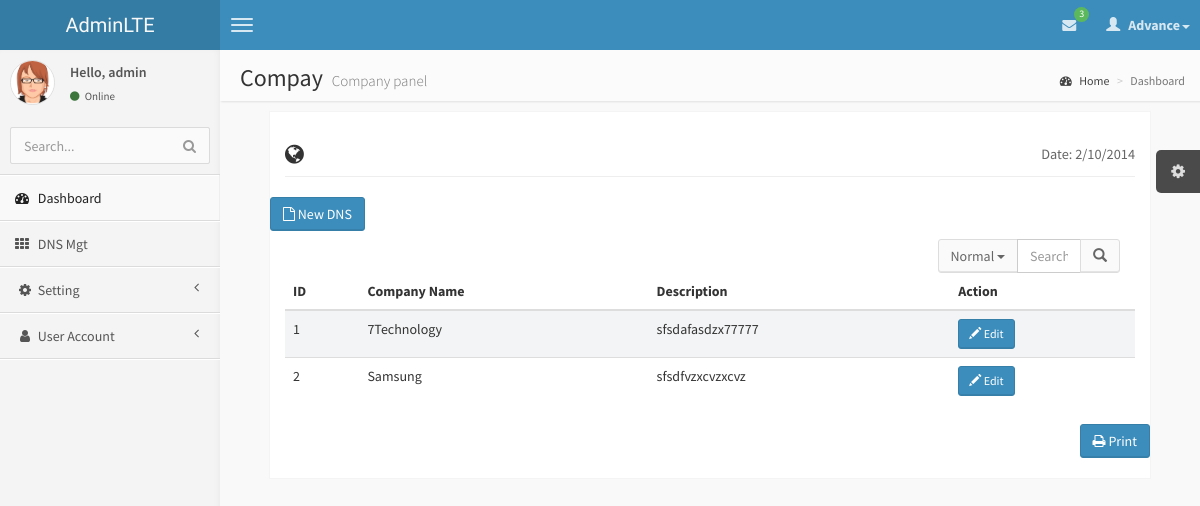
The app's page /7Rentsystem/Company.php (signed in) with its own data.
### tables this page shows
CREATE TABLE `tblcompany` (
  `CompanyID` text,
  `CompanyName` text,
  `Description` text
);

### 7Rentsystem/connectionclass/function.php (called while the page is built, shortened)
<?php
function get($var)
{
	if (isset($_GET[$var])) {
		return (trim($_GET[$var]));
	}
	else
	{
		return '';
	}
}
?>

### 7Rentsystem/connectionclass/connect.php (called while the page is built, shortened)
<?php
class MyConnection
{
    	private $host = '174.136.57.160';
		private $username = 'www7tech_Pro';
		private $mylink;
		private $password = 'piseth123';
    function connect()
	{
		$this->mylink = mysql_connect($this->host,$this->username,$this->password) or die("Fail to Select Host");
		return $this->mylink;
	}
    function query($sql)
	{
		if (!empty($sql))
		{
			$this->result = mysql_query($sql,$this->mylink);
			return $this->result;
		}else
		{
			return false;
		}
    }
	function dbCountRows(&$result)
	{
		$numRows = @mysql_num_rows($result);
		if ( $numRows )
		{
			return $numRows;
		}
		else
		{
			return 0;
		}
	}
	function fetch($result=""){
                return mysql_fetch_object($result);
        }
 }
?>

### 7Rentsystem/Company.php (the view, shortened to what this page needs)
<?php include 'header.php';
$searchTemp=get('srch-normal');
?>
    <body class="skin-blue">
         <?php include 'nav.php';?>
            <?php include 'menu.php';?>
            <aside class="right-side">
                <section class="content-header">
                    <h1>
                        Compay
                        <small>Company panel</small>
                    </h1>
                    <ol class="breadcrumb">
                        <li><a href="#"><i class="fa fa-dashboard"></i> Home</a></li>
                        <li class="active">Dashboard</li>
                    </ol>
                </section>
                  <section class="content invoice">
                    <div class="row">
                        <div class="col-xs-12">
                            <h2 class="page-header">
                                <i class="fa fa-globe"></i>
                                <small class="pull-right">Date: 2/10/2014</small>
                            </h2>
                        </div>
                    </div>
                    <div class="row">
                    <a href="Company-new.php">
					<button class="btn btn-primary" data-toggle="modal" data-target="#NewFloor"><i class="fa fa-file-o"></i> New DNS</button>
                    </a>
                    <form class="navbar-form" role="search">
                      <div class="col-lg-3 pull-right">
                        <div class="input-group">
                          <div class="input-group-btn">
                            <button type="button" class="btn btn-default dropdown-toggle" data-toggle="dropdown" aria-expanded="false">Normal <span class="caret"></span></button>
                          </div>
                          <input type="text" class="form-control" placeholder="Search" name="srch-normal" id="search.php?dnsname=name&srch-term" <?php echo 'value="'.$searchTemp.'"'?>>
                          <div class="input-group-btn">
                             <button class="btn btn-default" type="submit"><i class="glyphicon glyphicon-search"></i></button>
                          </div>
                        </div>
                       </div>
                       </form>
                     </div>
                    <div class="row">
                        <div class="col-xs-12 table-responsive">
                            <table class="table table-striped">
                                <thead>
                                    <tr>
                                        <th>ID</th>
                                        <th>Company Name</th>
                                        <th>Description</th>
										<th>Action</th>
                                    </tr>
                                </thead>
                                <tbody>
                                    <?php
									$_slide1 = $db->query("CALL sp_Company_Select('".$searchTemp."')");
									$numrow=$db->dbCountRows($_slide1);
										$i = 1;
									if($numrow>0)
									{
										while($row=$db->fetch($_slide1)){
												$id=$row->CompanyID;
												$CompanyName = $row->CompanyName;
												$Decription = $row->Description;
											echo'<tr class="gradeA">
														<td>'.$i++.'</td>
														<td>'.$CompanyName.'</td>
														<td>'.$Decription.'</td>
														<td>
															<a class="iframe" href="Company-Update.php?id='.$id.'&CompanyName='.$CompanyName.'&Decription='.$Decription.'">
															<button class="btn btn-sm btn-primary">
																<i class="glyphicon glyphicon-pencil"></i>
																Edit
															</button>
                                                    	</a>
														</td>
												</tr>';
											}
										}
									else
										echo'<tr><td  colspan="7"><font color =Red>No Record Found.</font></td></tr>';
								?>
                                </tbody>
                            </table>
                        </div>
                    </div>
                    <div class="row">
                    <div class="row no-print">
                        <div class="col-xs-12">
                            <button class="btn btn-primary pull-right" onClick="window.print();"><i class="fa fa-print"></i> Print</button>
                        </div>
                    </div>
                </section>
            </aside>
        </div>
<?php include 'footer.php';?>

### records on screen
tblcompany: CompanyName "7Technology", Description "sfsdafasdzx77777"
tblcompany: CompanyName "Samsung", Description "sfsdfvzxcvzxcvz"

### other values on screen
$row->Total "3"
$U_Acc "admin"
